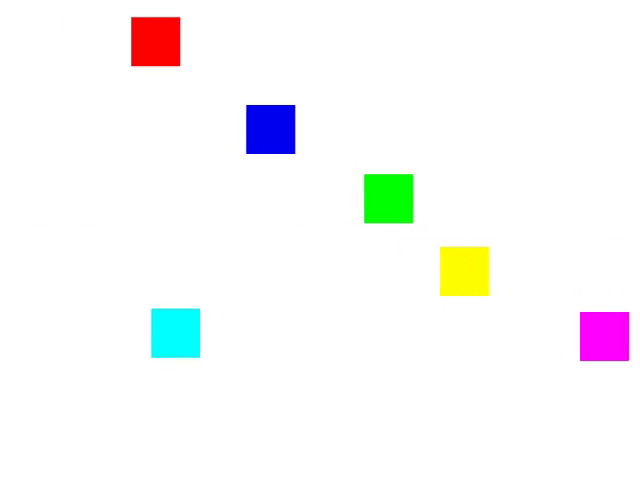
#> input picture frame 24 of Resources/Videos/color1.mp4, 640 x 480 px
$ python colorDetectVideo.py
#> lines starting #> are read from the running program, lines starting #| are printed output that depends on the picture; after the words box and inside, x2 and y2 are one past the last pixel; in counts of white or black regions, pixels touching at a corner belong together
import cv2 as cv
import numpy as np

videoPath="..\\..\\Resources\\Videos"
capture=cv.VideoCapture(videoPath+"\\color1.mp4")


def upLow(r,g,b):
    color = np.uint8([[[b, g, r]]])  # here insert the bgr values which you want to convert to hsv
    hsvColor = cv.cvtColor(color, cv.COLOR_BGR2HSV)
    lowerLimit = hsvColor[0][0][0] - 10, 100, 100
    upperLimit = hsvColor[0][0][0] + 10, 255, 255
    return lowerLimit,upperLimit


while True:
    isTrue, frame=capture.read()
#> frame is the input picture: shape (480, 640, 3); mean B, G, R 248.8, 248.9, 248.9
    if isTrue:
        hsv = cv.cvtColor(frame, cv.COLOR_BGR2HSV)
#> hsv: shape (480, 640, 3); mean H, S, V 6.1, 12, 254.7

        # define range wanted color in HSV
        lower_val = np.array(upLow(0,0,255)[0])
        upper_val = np.array(upLow(0,0,255)[1])

        mask = cv.inRange(hsv, lower_val, upper_val)
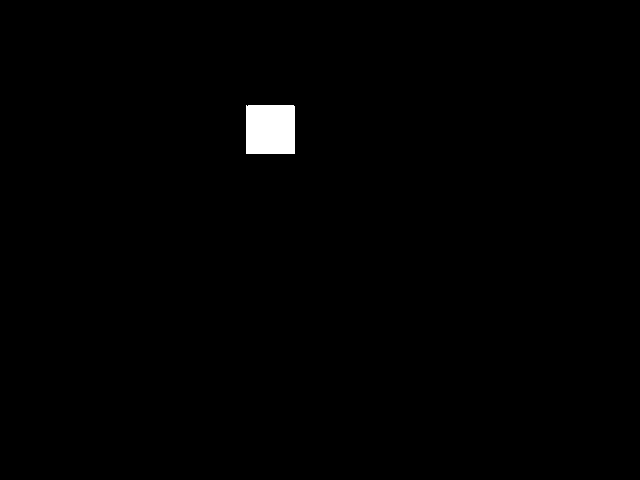
#> mask: shape (480, 640); 0.78% white; 1 white region, box (x1, y1, x2, y2) and area: (246, 105, 295, 154) 2399
        contours, hierarchies = cv.findContours(mask, cv.RETR_LIST, cv.CHAIN_APPROX_SIMPLE)
#> contours = 1 item
        for i in contours:
            x, y, w, h = cv.boundingRect(i)
            cv.rectangle(frame, (x, y), (x + w, y + h), (0, 0, 255), thickness=4)
#> this loop made 1 pass
#> (x, y, w, h) on pass 1: (246, 105, 49, 49)
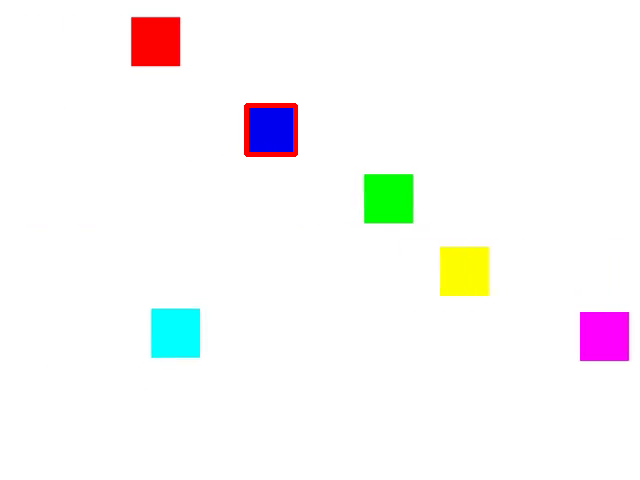
#> frame: shape (480, 640, 3); 0.32% of pixels changed, all inside (x1, y1, x2, y2) = (244, 103, 298, 157)

        cv.imshow('a', frame)
        if cv.waitKey(20) & 0xFF == ord('d'):
#> (key Esc is pressed here)
            break
    else:
        break

capture.release()
cv.destroyAllWindows()

$ run again, starting later in the video
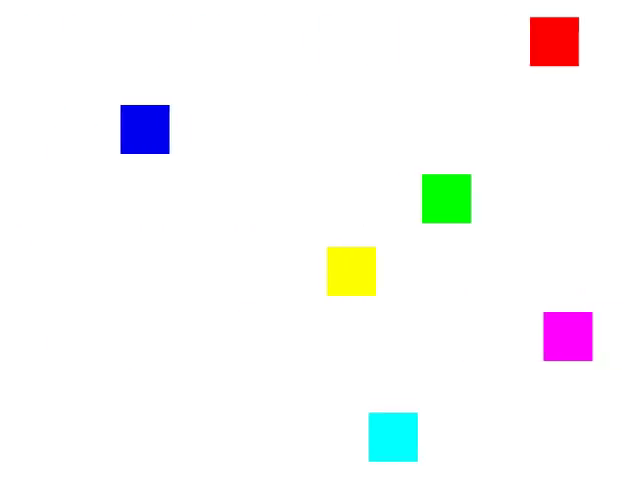
#> input picture frame 108 of Resources/Videos/color1.mp4, 640 x 480 px
#> frame is the input picture: shape (480, 640, 3); mean B, G, R 248.8, 248.9, 248.9
#> hsv: shape (480, 640, 3); mean H, S, V 6.3, 12, 254.7
#> `mask = cv.inRange(hsv, lower_val, upper_val)`:
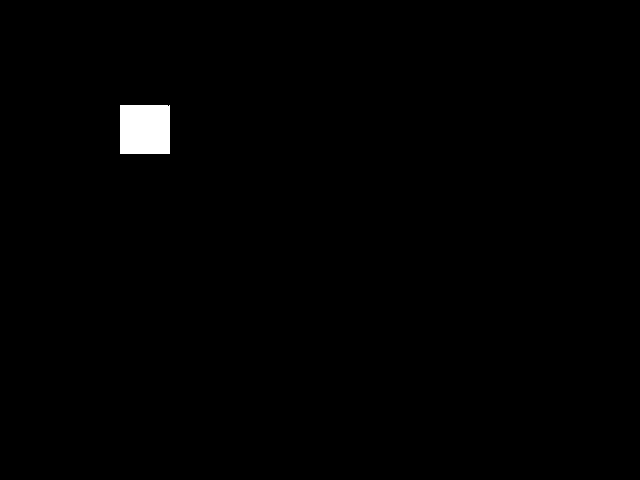
#> mask: shape (480, 640); 0.8% white; 1 white region, box (x1, y1, x2, y2) and area: (120, 105, 170, 154) 2449
#> contours = 1 item
#> the loop `for i in contours:` made 1 pass
#> (x, y, w, h) on pass 1: (120, 105, 50, 49)
#> after the loop `for i in contours:`:
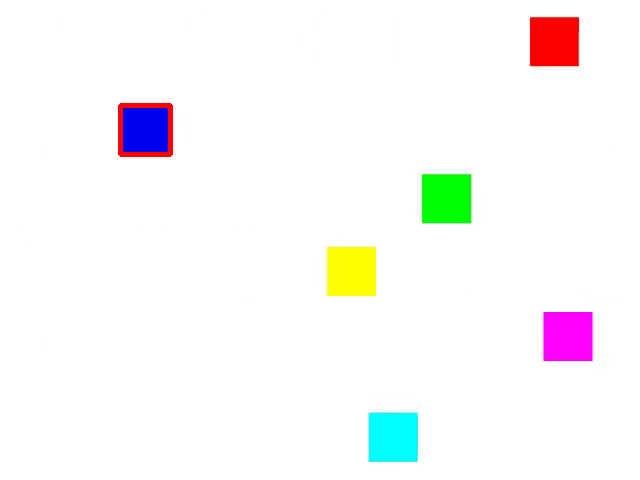
#> frame: shape (480, 640, 3); 0.32% of pixels changed, all inside (x1, y1, x2, y2) = (118, 103, 173, 157)

$ run again, starting later in the video
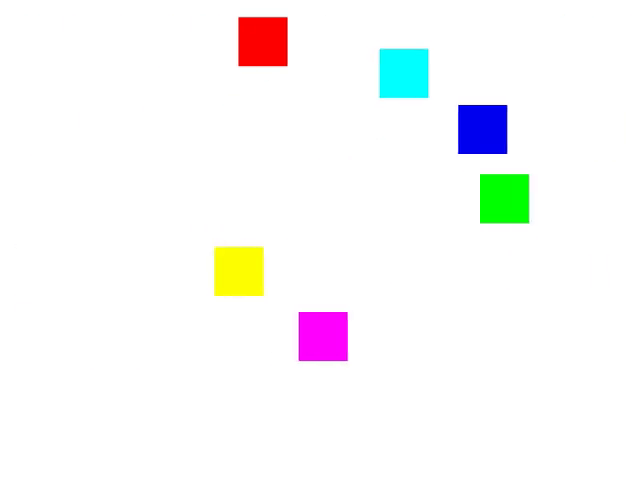
#> input picture frame 192 of Resources/Videos/color1.mp4, 640 x 480 px
#> frame is the input picture: shape (480, 640, 3); mean B, G, R 248.8, 248.9, 248.9
#> hsv: shape (480, 640, 3); mean H, S, V 6.2, 12, 254.7
#> `mask = cv.inRange(hsv, lower_val, upper_val)`:
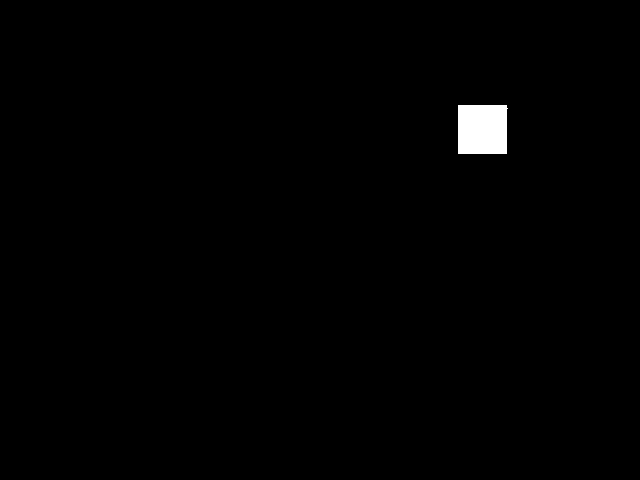
#> mask: shape (480, 640); 0.78% white; 1 white region, box (x1, y1, x2, y2) and area: (458, 105, 508, 154) 2402
#> contours = 1 item
#> the loop `for i in contours:` made 1 pass
#> (x, y, w, h) on pass 1: (458, 105, 50, 49)
#> after the loop `for i in contours:`:
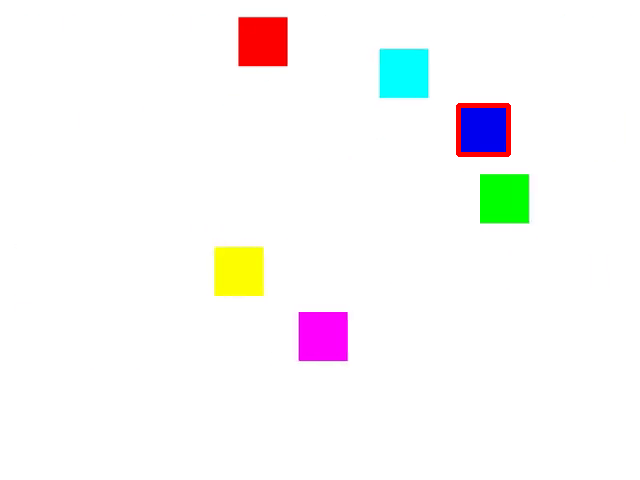
#> frame: shape (480, 640, 3); 0.32% of pixels changed, all inside (x1, y1, x2, y2) = (456, 103, 511, 157)
